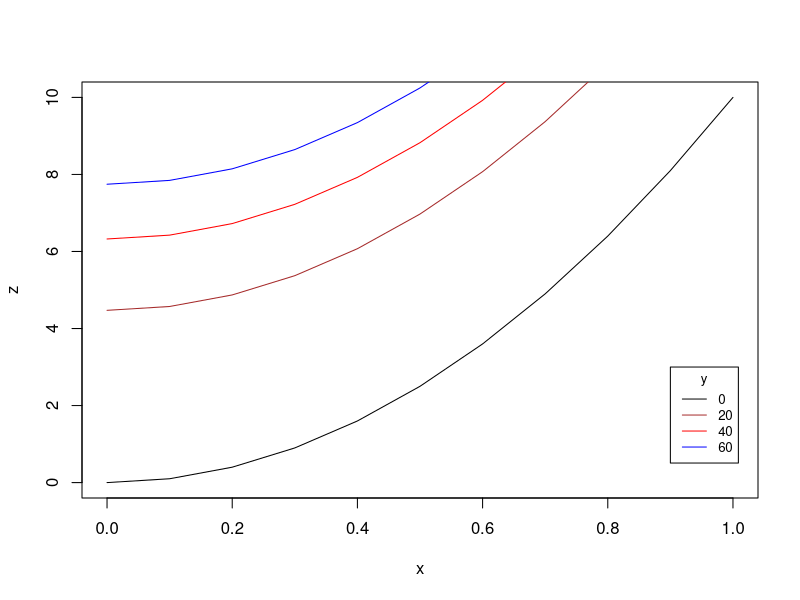
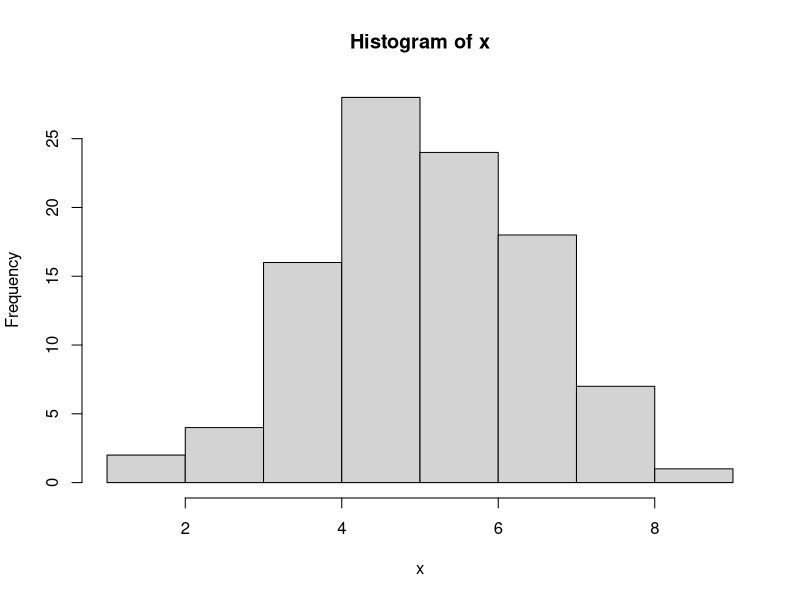
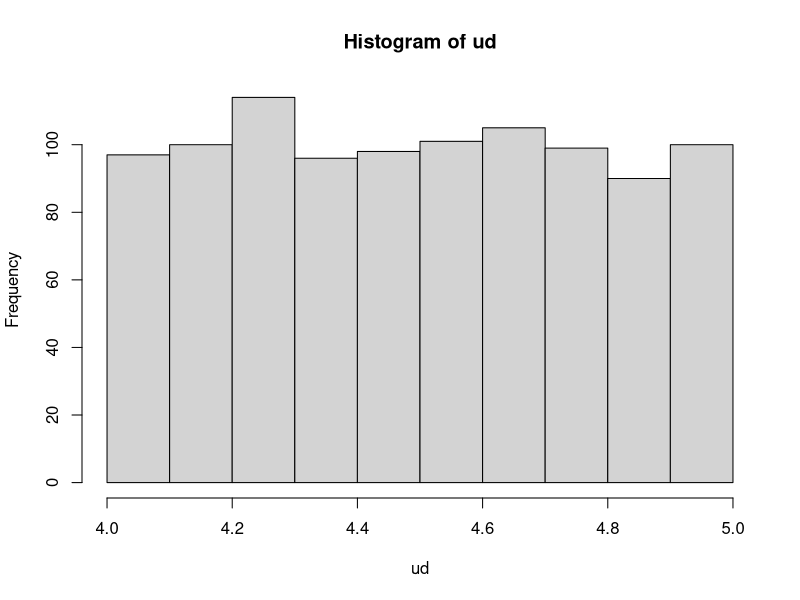
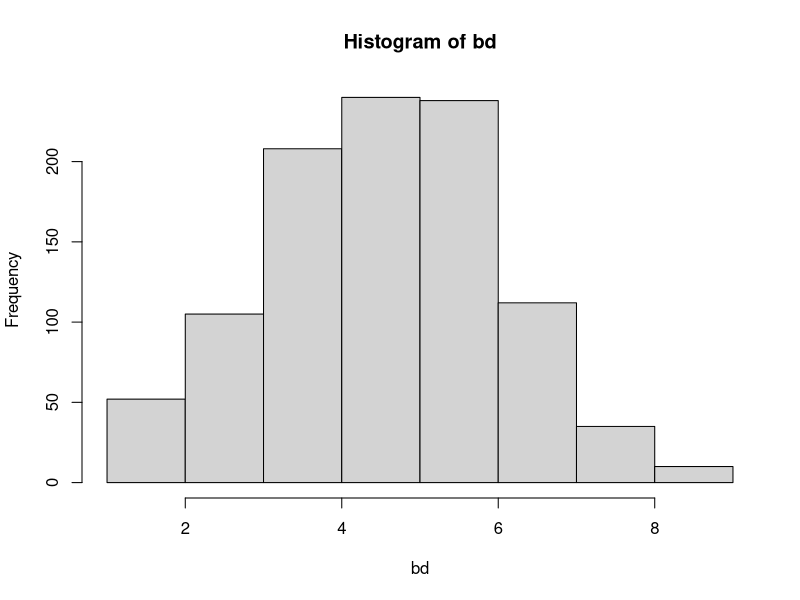

The R source for these figures, in order:
## ---- chunk 1
data("chickwts")
str(chickwts)
head(chickwts)

#matrix
my.mat <- matrix(1:30,ncol=10,nrow=3)
my.mat
#accessing things in df and mats
chickwts[1,]
my.mat[1,]
my.mat[,2]
my.mat[2,3]
nrow(chickwts)
ncol(my.mat)
## ---- chunk 2
data(cars)
head(cars)
sapply(cars,FUN=mean)
sapply(chickwts$weight, FUN=mean) #gives the weights back directly (tries to take the mean of each wt individually)
## ---- chunk 3
for(i in 1:10){print(i)}
i <- 0
for(i in 1:10){i}
i #10
for(i in 1:nrow(chickwts)){
  print(chickwts[i,])
}
for(i in 10:20){i <- i+1}
i #21
## ---- chunk 4
mean(cars[,1])
mean(cars[,2])
sapply(cars,FUN=mean)
for(i in 1:ncol(cars)){
  print(mean(cars[,i]))
}
for(i in cars){
  print(mean(i)) #weirdly works
}
## ---- chunk 5
for(i in 1:ncol(cars)){
  print(c(i,mean(cars[,i])))
}
## ---- chunk 6
letters <- c("a","b","c","d","e")
numbers <- 1:5
for(i in numbers){
  for(j in letters){
    combined <- paste(i,j)
    print(combined)
  }
}
#empty matrix
out.mat <- matrix(nrow=5,ncol=5)
for(i in 1:5){
  for(j in 1:5){
    out.mat[i,j] <- paste(i,letters[j])
  }
}
out.mat
for(i in 1:10){
  for(j in 10:20){
    print(i+j)
  }
}
## ---- chunk 7
x <- seq(0,1,by=0.1)
y <- seq(0,100,by=20)
z <- matrix(nrow=length(x),ncol=length(y))
rownames(z) <- x
colnames(z) <- y
for(i in 1:length(x)){
  for(j in 1:length(y)){
    z[i,j] <-  10*(x[i]^2)+sqrt(y[j]) 
  }
}
z
#we can plot
plot(x,z[,1], type="l", col="black",xlab="x",ylab="z")
lines(x,z[,2],col="brown")
lines(x,z[,3],col="red")
lines(x,z[,4],col="blue")
legend(0.9,3,y[1:4],title="y",lty=1,col=c("black","brown","red","blue"),cex=0.8)
## ---- chunk 8
input <- 100:110
output <- numeric(length(input))
for(i in 1:length(input)){
  output[i] <- input[i]*5 +1
}
output
input*5+1 #same as output loop
## ---- chunk 9
x <- 10
if(x>=10){
  print("x is >=10")
} else{
  print("not")
}
x <- 4==3
if(x){
  print("4=3")
} 
#if inside a for
for(x in 1:10){
  if(x>5){
    print(x)
  } else{
    print(-1*x)
  }
}
## ---- chunk 10
#normal dist
x <- rnorm(100,mean=5,sd=1.3)
hist(x)
#random uniform dist
ud <- runif(1000,min=4,max=5)
hist(ud)
#binom dist
bd <- rbinom(1000,size=10,p=0.5)
hist(bd)
#binom coef
choose(4,2)
#poisson dist
pd <- rpois(1000,lambda=5)
